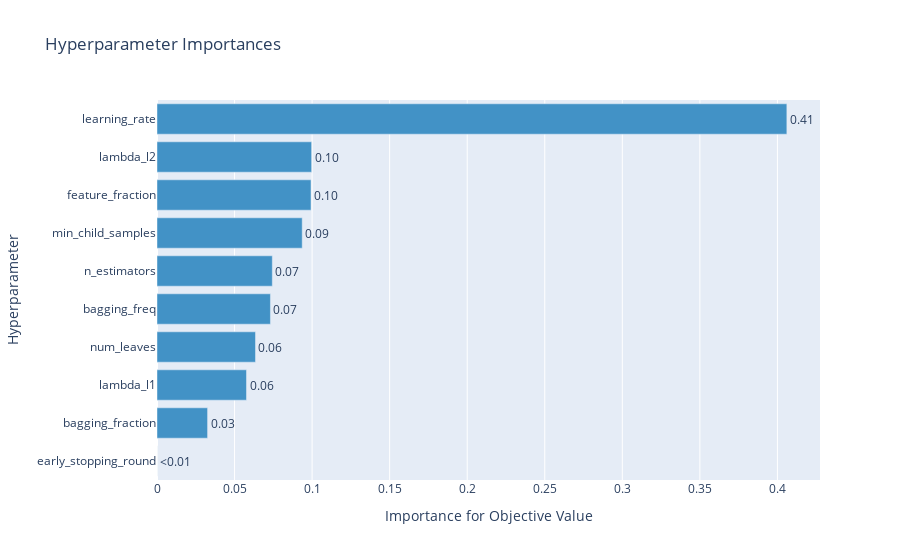

The notebook cell this image was saved under:
### Code cell
optuna.visualization.plot_param_importances(study)

### Figure 1 — Plotly figure (JSON) as saved in the notebook; plotly's stock layout.template omitted (floating-point values rounded to 4 significant figures)
{"data": [{"cliponaxis": false, "hovertemplate": ["early_stopping_round (IntDistribution): 0.0<extra></extra>", "bagging_fraction (FloatDistribution): 0.032611977598941876<extra></extra>", "lambda_l1 (FloatDistribution): 0.05770409840310311<extra></extra>", "num_leaves (IntDistribution): 0.06349789268645102<extra></extra>", "bagging_freq (IntDistribution): 0.0731394581700177<extra></extra>", "n_estimators (IntDistribution): 0.07435030171766167<extra></extra>", "min_child_samples (IntDistribution): 0.09361873243093845<extra></extra>", "feature_fraction (FloatDistribution): 0.0993000842752956<extra></extra>", "lambda_l2 (FloatDistribution): 0.09969126716912804<extra></extra>", "learning_rate (FloatDistribution): 0.40608618754846265<extra></extra>"], "marker": {"color": "rgb(66,146,198)"}, "orientation": "h", "text": ["<0.01", "0.03", "0.06", "0.06", "0.07", "0.07", "0.09", "0.10", "0.10", "0.41"], "textposition": "outside", "type": "bar", "x": [0, 0.03261, 0.0577, 0.0635, 0.07314, 0.07435, 0.09362, 0.0993, 0.09969, 0.4061], "y": ["early_stopping_round", "bagging_fraction", "lambda_l1", "num_leaves", "bagging_freq", "n_estimators", "min_child_samples", "feature_fraction", "lambda_l2", "learning_rate"]}], "layout": {"showlegend": false, "title": {"text": "Hyperparameter Importances"}, "xaxis": {"title": {"text": "Importance for Objective Value"}}, "yaxis": {"title": {"text": "Hyperparameter"}}}}
